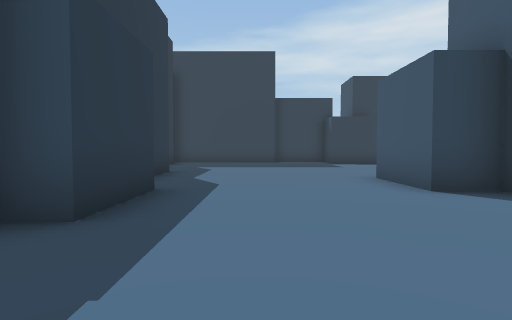
view 1 (above)

17 first-person views from a walk through a 3-D level made in the Unity game engine. The camera is 1.2 m above the floor, tilts 2° down and sees 80° across. The floor is counted in squares, 2 m on a side. Each view is taken from the middle of a square. On the plan, view 1 faces up. The plan holds only what a view shows up to about 9 squares ahead; the rest is blank. The place goes on beyond the plan. The player character is not drawn.

view 2
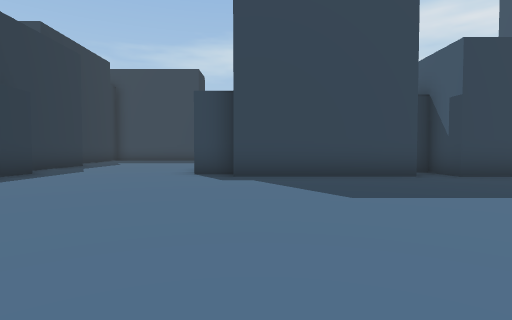

view 3
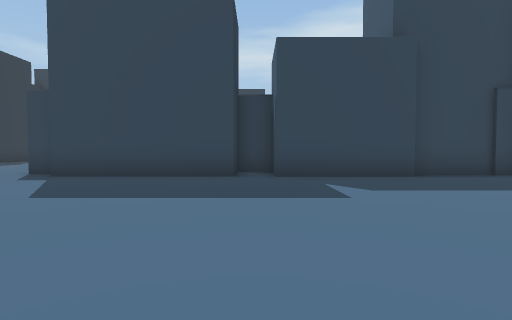

view 4
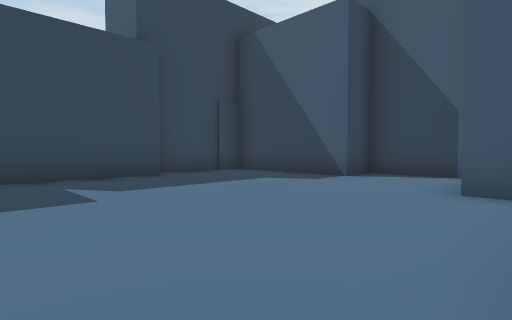

view 5
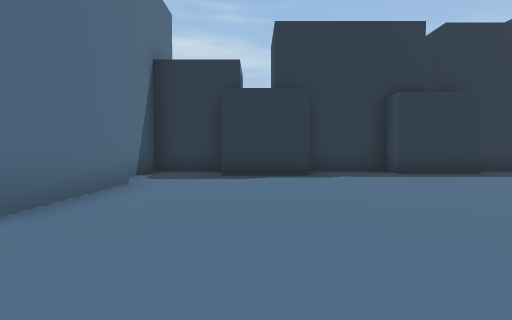

view 6
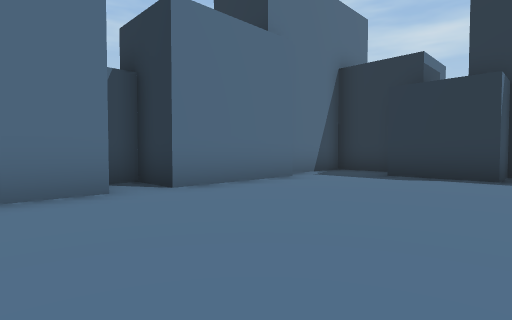

view 7
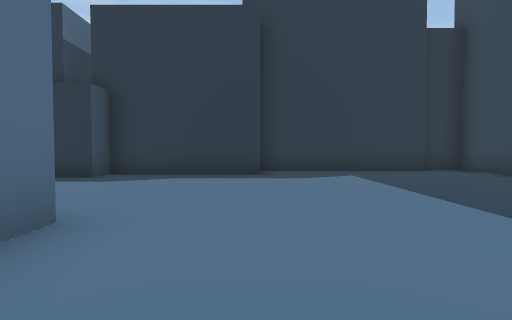

view 8
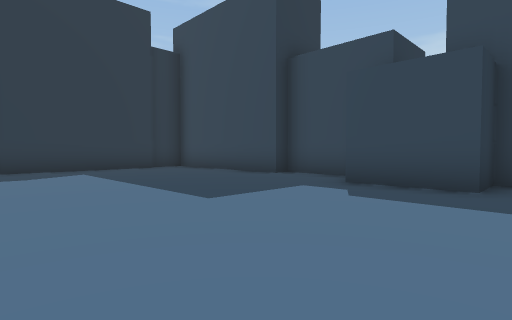

view 9
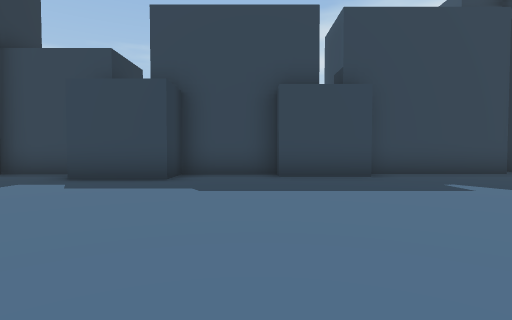

view 10
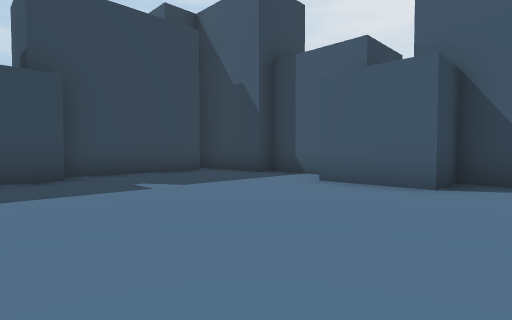

view 11
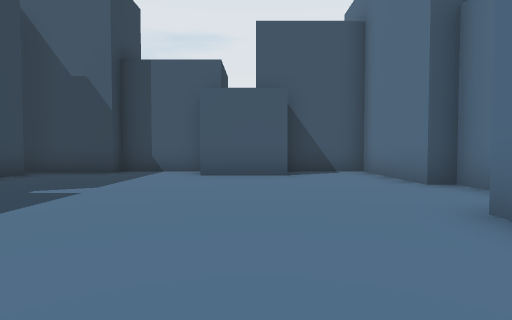

view 12
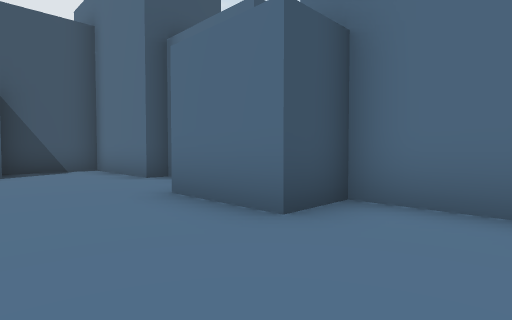

view 13
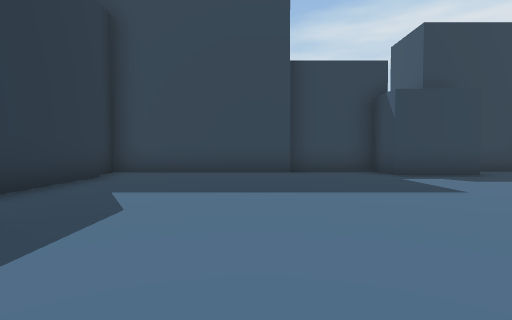

view 14
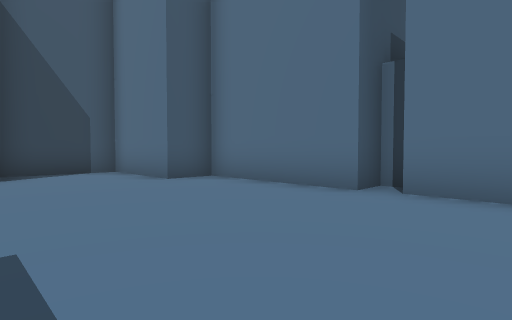

view 15
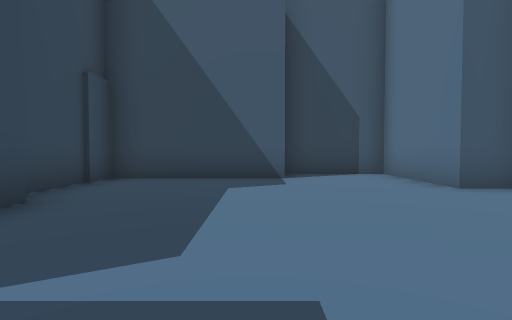

view 16
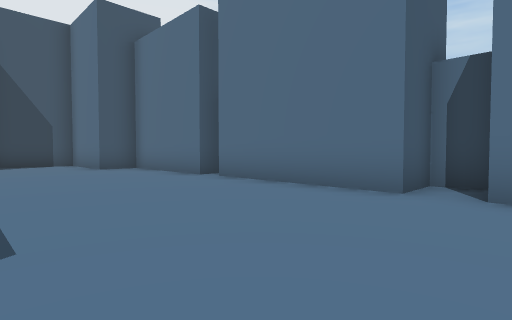

view 17
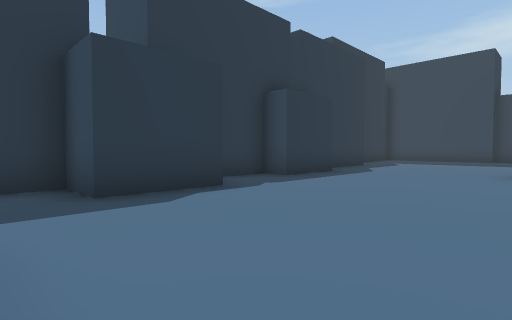

### Floor plan
Points are (right, up) in squares from view 1. A wall is a line through its corners. A room is listed if a view was taken in it or the views show most of it. See-through windows are left out.
Room 1 (views 1, 2, 3, 4, 5, 6, 7, 8, 9, 10, 11, 12, 13, 14, 15, 16, 17)
walls: (5.2, 5.7) (6.2, 5.7); (7.5, 4.2) (7.5, 3.7) (3.5, 3.7); (11.1, 6.1) (13.4, 6.1); (-2.3, 8.1) (-2.3, 4.5); (-2.3, 2.5) (-2.3, 0.4); (7.2, 14.4) (5.8, 14.4); (13.6, 4.1) (11.6, 4.1); (0.9, 14.2) (0.9, 13.9) (-3.5, 13.9); (14.3, 7.5) (14.3, 8.4); (9.1, -3.3) (12.6, -3.3) (12.6, -2.1) (15.4, -2.1) (15.4, 0.4) (14.3, 0.4) (14.3, 4); (4.5, -4.5) (4.5, -3.3) (8.5, -3.3); (-3.4, 12.5) (-3.4, 8); (14.2, 12.6) (13.8, 12.6) (13.8, 15.2); (13.1, 14.4) (9.6, 14.4); (-2.2, -3.7) (0, -3.7)
ways out: opening at (14, 7)
objects: other object (-3, -3); block (-3, -2) to (-1, 0); block (-3, 3) to (-2, 4); other object (1, -4) to (3, -4); other object (1, 15) to (2, 15); block (3, 5) to (4, 6); block (4, -5) to (5, -5); block (4, 13) to (5, 14); block (7, 5) to (9, 6); block (8, 14) to (9, 15); other object (9, 4) to (11, 5); block (13, 9) to (14, 10); other object (15, 11) to (15, 12)

Where each view was taken, in squares from view 1:
view 1: 0 up, 0 right, facing up
view 2: 3 down, 4 right, facing up
view 3: 3 down, 8 right, facing up
view 4: 3 down, 8 right, facing up-right
view 5: 1 down, 6 right, facing left
view 6: 1 up, 6 right, facing down-left
view 7: 8 up, 5 right, facing left
view 8: 8 up, 6 right, facing up-left
view 9: 7 up, 7 right, facing up
view 10: 7 up, 8 right, facing up-right
view 11: 9 up, 6 right, facing right
view 12: 9 up, 5 right, facing down-right
view 13: 6 up, 0 right, facing up
view 14: 1 up, 7 right, facing down-right
view 15: 1 up, 8 right, facing right
view 16: 1 up, 3 right, facing down-right
view 17: 3 down, 3 right, facing up-left
